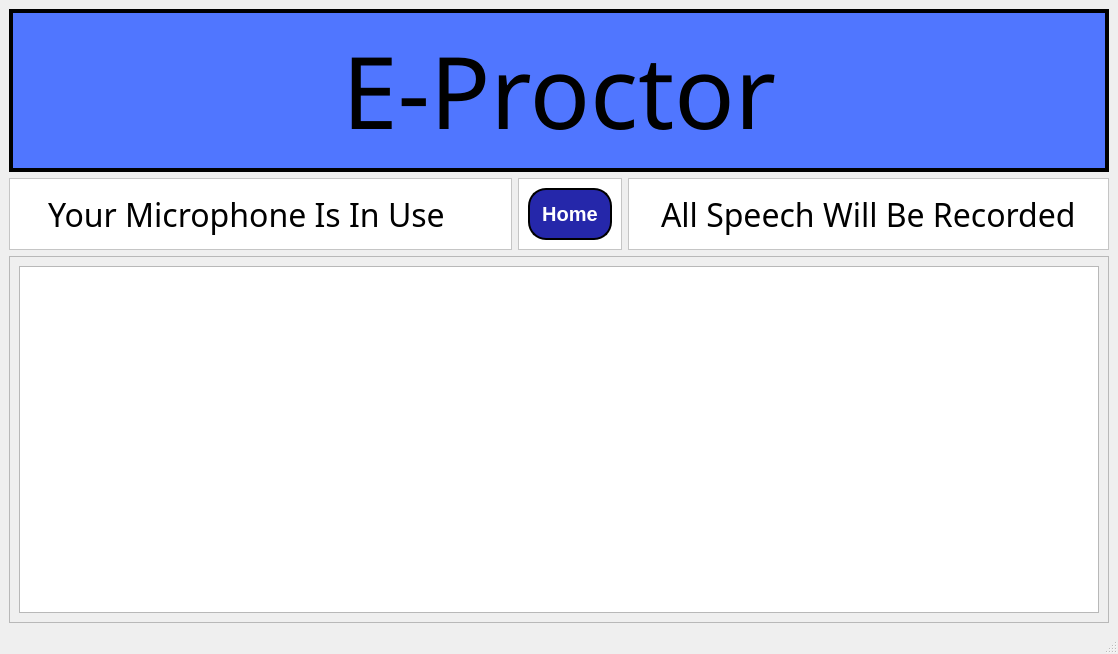
<?xml version="1.0" encoding="UTF-8"?>
<ui version="4.0">
 <class>MainWindow</class>
 <widget class="QMainWindow" name="MainWindow">
  <property name="geometry">
   <rect>
    <x>0</x>
    <y>0</y>
    <width>1118</width>
    <height>654</height>
   </rect>
  </property>
  <property name="windowTitle">
   <string>MainWindow</string>
  </property>
  <widget class="QWidget" name="centralwidget">
   <layout class="QGridLayout" name="gridLayout_5">
    <item row="0" column="0">
     <widget class="QFrame" name="Intro">
      <property name="styleSheet">
       <string notr="true">background-color: rgb(80, 118, 255);
border-color: rgb(80, 118, 255);</string>
      </property>
      <property name="frameShape">
       <enum>QFrame::Box</enum>
      </property>
      <property name="frameShadow">
       <enum>QFrame::Plain</enum>
      </property>
      <property name="lineWidth">
       <number>4</number>
      </property>
      <layout class="QVBoxLayout" name="verticalLayout">
       <item>
        <layout class="QHBoxLayout" name="horizontalLayout">
         <item>
          <spacer name="horizontalSpacer">
           <property name="orientation">
            <enum>Qt::Horizontal</enum>
           </property>
           <property name="sizeHint" stdset="0">
            <size>
             <width>40</width>
             <height>20</height>
            </size>
           </property>
          </spacer>
         </item>
         <item>
          <widget class="QLabel" name="label_3">
           <property name="font">
            <font>
             <family>SWIsot3</family>
             <pointsize>75</pointsize>
             <weight>50</weight>
             <bold>false</bold>
            </font>
           </property>
           <property name="text">
            <string>E-Proctor</string>
           </property>
          </widget>
         </item>
         <item>
          <spacer name="horizontalSpacer_2">
           <property name="orientation">
            <enum>Qt::Horizontal</enum>
           </property>
           <property name="sizeHint" stdset="0">
            <size>
             <width>40</width>
             <height>20</height>
            </size>
           </property>
          </spacer>
         </item>
        </layout>
       </item>
      </layout>
     </widget>
    </item>
    <item row="1" column="0">
     <layout class="QHBoxLayout" name="horizontalLayout_3">
      <item>
       <widget class="QFrame" name="frame">
        <property name="styleSheet">
         <string notr="true">background-color: rgb(255, 255, 255);</string>
        </property>
        <property name="frameShape">
         <enum>QFrame::StyledPanel</enum>
        </property>
        <property name="frameShadow">
         <enum>QFrame::Raised</enum>
        </property>
        <layout class="QGridLayout" name="gridLayout_3">
         <item row="0" column="0">
          <layout class="QHBoxLayout" name="horizontalLayout_6">
           <item>
            <spacer name="horizontalSpacer_3">
             <property name="orientation">
              <enum>Qt::Horizontal</enum>
             </property>
             <property name="sizeHint" stdset="0">
              <size>
               <width>40</width>
               <height>20</height>
              </size>
             </property>
            </spacer>
           </item>
           <item>
            <layout class="QHBoxLayout" name="horizontalLayout_2">
             <item>
              <widget class="QLabel" name="label">
               <property name="font">
                <font>
                 <family>Franklin Gothic Medium Cond</family>
                 <pointsize>24</pointsize>
                </font>
               </property>
               <property name="text">
                <string>Your Microphone Is In Use</string>
               </property>
              </widget>
             </item>
            </layout>
           </item>
           <item>
            <spacer name="horizontalSpacer_7">
             <property name="orientation">
              <enum>Qt::Horizontal</enum>
             </property>
             <property name="sizeHint" stdset="0">
              <size>
               <width>40</width>
               <height>20</height>
              </size>
             </property>
            </spacer>
           </item>
           <item>
            <spacer name="horizontalSpacer_4">
             <property name="orientation">
              <enum>Qt::Horizontal</enum>
             </property>
             <property name="sizeHint" stdset="0">
              <size>
               <width>40</width>
               <height>20</height>
              </size>
             </property>
            </spacer>
           </item>
          </layout>
         </item>
        </layout>
       </widget>
      </item>
      <item>
       <widget class="QFrame" name="Login">
        <property name="styleSheet">
         <string notr="true">background-color: rgb(255, 255, 255);</string>
        </property>
        <property name="frameShape">
         <enum>QFrame::StyledPanel</enum>
        </property>
        <property name="frameShadow">
         <enum>QFrame::Raised</enum>
        </property>
        <layout class="QGridLayout" name="gridLayout">
         <item row="0" column="0">
          <widget class="QPushButton" name="homeButton">
           <property name="font">
            <font>
             <pointsize>-1</pointsize>
             <weight>75</weight>
             <italic>false</italic>
             <bold>true</bold>
            </font>
           </property>
           <property name="cursor">
            <cursorShape>PointingHandCursor</cursorShape>
           </property>
           <property name="styleSheet">
            <string notr="true">background-color: rgb(37, 39, 170);
color: rgb(255, 255, 255);
    border-style: outset;
    border-width: 2px;
    border-radius: 18px;
    border-color: black;
    font: bold 20px;
    min-width: 10em;
    padding: 12px;</string>
           </property>
           <property name="text">
            <string>Home</string>
           </property>
          </widget>
         </item>
        </layout>
       </widget>
      </item>
      <item>
       <widget class="QFrame" name="frame_2">
        <property name="styleSheet">
         <string notr="true">background-color: rgb(255, 255, 255);</string>
        </property>
        <property name="frameShape">
         <enum>QFrame::StyledPanel</enum>
        </property>
        <property name="frameShadow">
         <enum>QFrame::Raised</enum>
        </property>
        <layout class="QGridLayout" name="gridLayout_2">
         <item row="0" column="0">
          <layout class="QHBoxLayout" name="horizontalLayout_5">
           <item>
            <spacer name="horizontalSpacer_5">
             <property name="orientation">
              <enum>Qt::Horizontal</enum>
             </property>
             <property name="sizeHint" stdset="0">
              <size>
               <width>40</width>
               <height>20</height>
              </size>
             </property>
            </spacer>
           </item>
           <item>
            <layout class="QHBoxLayout" name="horizontalLayout_4">
             <item>
              <widget class="QLabel" name="label_2">
               <property name="font">
                <font>
                 <family>Franklin Gothic Medium Cond</family>
                 <pointsize>24</pointsize>
                </font>
               </property>
               <property name="text">
                <string>All Speech Will Be Recorded</string>
               </property>
              </widget>
             </item>
            </layout>
           </item>
           <item>
            <spacer name="horizontalSpacer_6">
             <property name="orientation">
              <enum>Qt::Horizontal</enum>
             </property>
             <property name="sizeHint" stdset="0">
              <size>
               <width>40</width>
               <height>20</height>
              </size>
             </property>
            </spacer>
           </item>
          </layout>
         </item>
        </layout>
       </widget>
      </item>
     </layout>
    </item>
    <item row="2" column="0">
     <widget class="QFrame" name="frame_6">
      <property name="styleSheet">
       <string notr="true"/>
      </property>
      <property name="frameShape">
       <enum>QFrame::StyledPanel</enum>
      </property>
      <property name="frameShadow">
       <enum>QFrame::Raised</enum>
      </property>
      <property name="lineWidth">
       <number>-4</number>
      </property>
      <layout class="QGridLayout" name="gridLayout_4">
       <item row="0" column="0">
        <widget class="QTextBrowser" name="textBrowser">
         <property name="html">
          <string>&lt;!DOCTYPE HTML PUBLIC &quot;-//W3C//DTD HTML 4.0//EN&quot; &quot;http://www.w3.org/TR/REC-html40/strict.dtd&quot;&gt;
&lt;html&gt;&lt;head&gt;&lt;meta name=&quot;qrichtext&quot; content=&quot;1&quot; /&gt;&lt;style type=&quot;text/css&quot;&gt;
p, li { white-space: pre-wrap; }
&lt;/style&gt;&lt;/head&gt;&lt;body style=&quot; font-family:'MS Shell Dlg 2'; font-size:8.25pt; font-weight:400; font-style:normal;&quot;&gt;
&lt;p style=&quot;-qt-paragraph-type:empty; margin-top:0px; margin-bottom:0px; margin-left:0px; margin-right:0px; -qt-block-indent:0; text-indent:0px;&quot;&gt;&lt;br /&gt;&lt;/p&gt;&lt;/body&gt;&lt;/html&gt;</string>
         </property>
        </widget>
       </item>
      </layout>
     </widget>
    </item>
   </layout>
  </widget>
  <widget class="QMenuBar" name="menubar">
   <property name="geometry">
    <rect>
     <x>0</x>
     <y>0</y>
     <width>1118</width>
     <height>21</height>
    </rect>
   </property>
  </widget>
  <widget class="QStatusBar" name="statusbar"/>
 </widget>
 <resources/>
 <connections/>
</ui>
